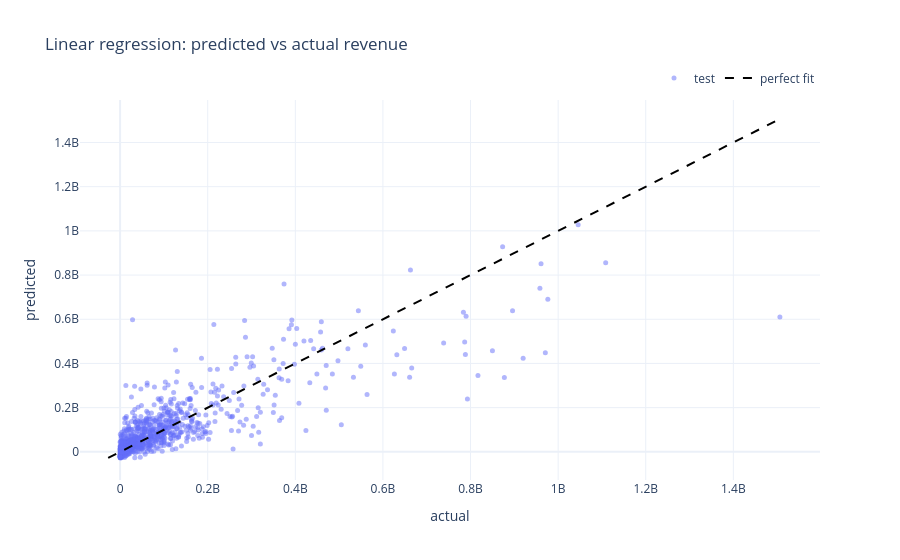

The code cell stored with this chart in its notebook:
### Markdown cell above
## Ordinary least squares

The predicted vs actual scatter shows fit quality — a perfect model puts every point on the diagonal. The gap between train MSE and test MSE measures **optimism**: how much the model has overfit to the training sample. With OLS and no regularisation this gap widens as the number of features grows relative to sample size.

### Code cell
out = helpers.fit_linear_train_test_mse(X, y)
print(
    "Train MSE:",
    out["train_mse"],
    "| Test MSE:",
    out["test_mse"],
)

y_pred = out["model"].predict(out["X_test"])
helpers.plot_predicted_vs_actual(out["y_test"], y_pred, title="Linear regression: predicted vs actual revenue").show()

### Figure 1 — Plotly figure (JSON) as saved in the notebook; plotly's stock layout.template omitted (floating-point values rounded to 4 significant figures; data arrays with more than 128 entries replaced by an {"elided": "..."} marker saying what was removed)
{"data": [{"marker": {"opacity": 0.5, "size": 5}, "mode": "markers", "name": "test", "type": "scatter", "x": {"elided": "808 int values"}, "y": {"elided": "808 float values"}}, {"line": {"color": "black", "dash": "dash"}, "mode": "lines", "name": "perfect fit", "type": "scatter", "x": [-27280000.0, 1506249360], "y": [-27280000.0, 1506249360]}], "layout": {"legend": {"orientation": "h", "x": 1, "xanchor": "right", "y": 1.02, "yanchor": "bottom"}, "title": {"text": "Linear regression: predicted vs actual revenue"}, "xaxis": {"title": {"text": "actual"}}, "yaxis": {"title": {"text": "predicted"}}}}
